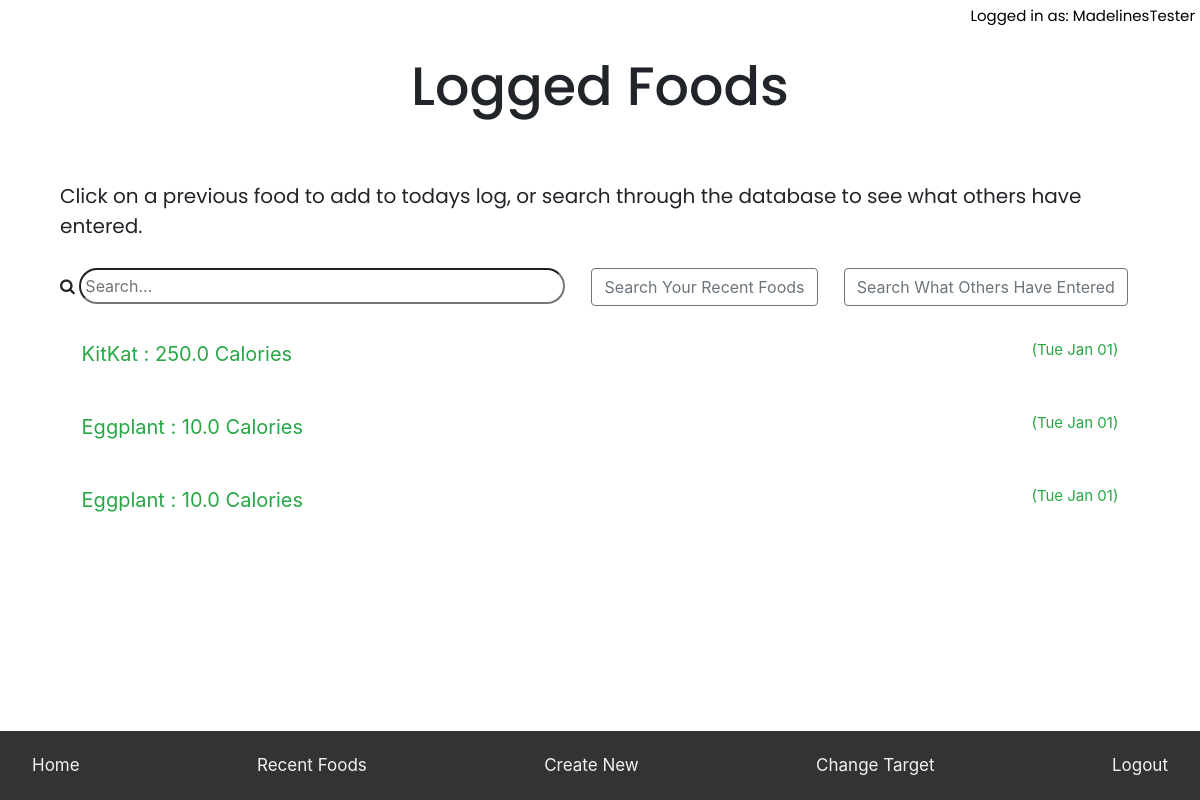
The app's page /meals (signed in), older data.
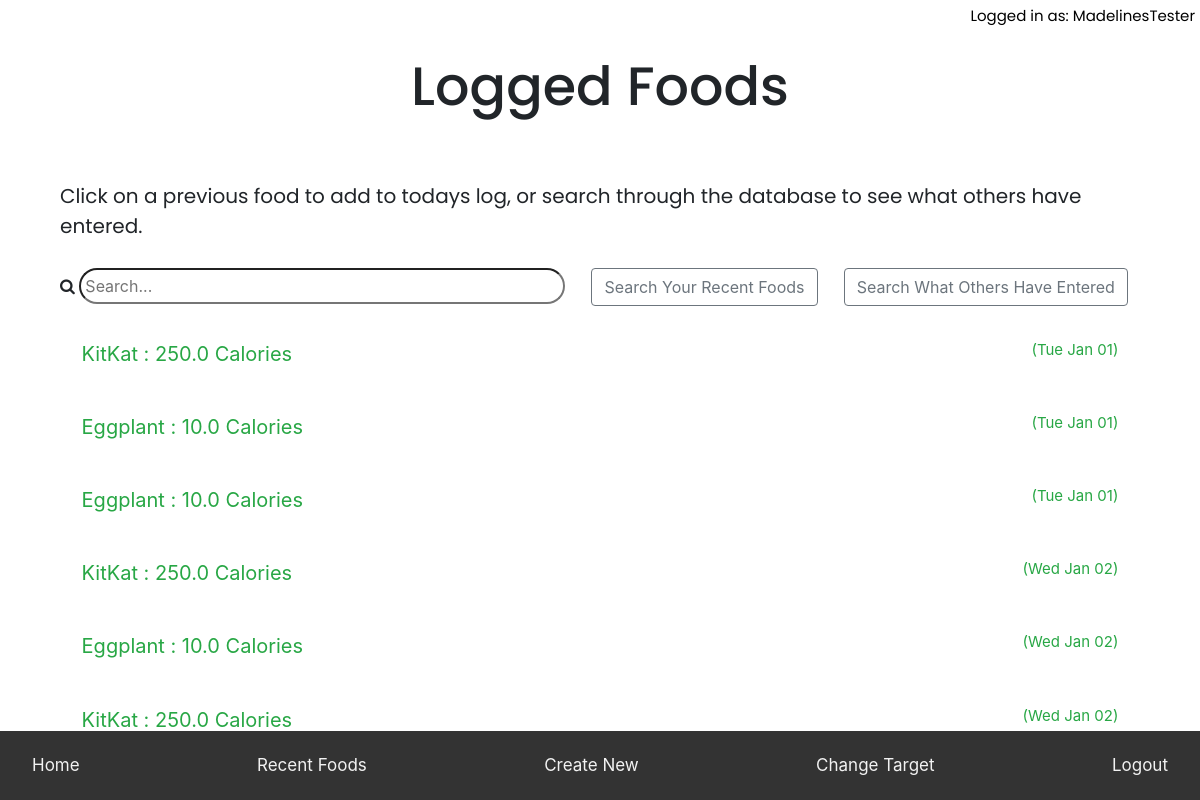
The same page, newer data.
### tracker/models.py (models this page shows, shortened)
class Meal(models.Model):
    userfk = models.ForeignKey(User, on_delete=models.CASCADE)
    name = models.CharField(max_length=15)
    kcal = models.FloatField()
    date = models.DateTimeField(default=datetime.now)

### tracker/views.py (the view)
# urls.py: path("meals", views.meals, name="meals"),
def meals(request):
    user = request.user
    meals = Meal.objects.filter(userfk=user).order_by('date')
    if request.method == "POST":
        search = request.POST["search"] == 'Search What Others Have Entered'
        meals = Meal.objects.filter(name__icontains=search)
    context = {
        'meals': meals,
        "user": request.user
    }
    return render(request, "tracker/meals.html", context)

### tracker/templates/tracker/meals.html (shortened to what this page needs)
{% extends "tracker/base.html" %}
{% block body %}
<h1>Logged Foods</h1>
<p> Click on a previous food to add to todays log, or search through the database to see what others have entered.</p>
<form action="{% url 'meals' %}" method="post">
    <i class="fa fa-search"></i>
    <input id='searchBox' name="search" type="text" placeholder="Search..." required>
    <input type="submit" name="search" class="btn btn-outline-secondary" value="Search Your Recent Foods">
    <input type="submit" name="search" class="btn btn-outline-secondary" value="Search What Others Have Entered">
</form>
{% if meals %}
{% for meal in meals %}
<form class='addFood' action="{% url 'add_food' %}" method="post">
    <div>
        <button type="submit" id="addFood" class="btn btn-outline-success btn-lg btn-block"
        value="{{ meal.name }} : {{ meal.kcal }} Calories">
        {{ meal.name }} : {{ meal.kcal }} Calories<span id="date">({{ meal.date|date:'D M d' }})</span></button>
    </div>
</form>
{% endfor %}
{% else %}
<p>There are no pre-created meals to show you.<a href="{% url 'create_meal' %}"> Create one? </a></p>
{% endif %}
{% endblock %}

### tracker/templates/tracker/base.html (shortened to what this page needs)
{% load static %}
<!DOCTYPE html>
<html>
<head>
    <link rel="stylesheet" href="https://maxcdn.bootstrapcdn.com/bootstrap/4.0.0/css/bootstrap.min.css">
    <link rel="stylesheet" href="https://cdnjs.cloudflare.com/ajax/libs/font-awesome/4.7.0/css/font-awesome.min.css">
    <link rel="stylesheet" href="{% static 'css/styles.css' %}">
</head>
<body class='body'>
    {% if user %}
           <p id='loggedInAs'> Logged in as: {{ user.username }}</p>
    {% endif %}
    <div class='bodyText' >
        {% block body %}
        {% endblock %}
    </div>
    <div class="navbar" id="NavbarID">
        <a href="{% url 'index' %}">Home</a>
        <a href="{% url 'meals' %}">Recent Foods</a>
        <a href="{% url 'create_meal' %}">Create New</a>
        <a href="{% url 'goal_change' %}">Change Target</a>
        {% if user.username != None %}
           <a href="{% url 'logout' %}">Logout</a>
        {% endif %}
    </div>
</body>
</html>

### tracker/static/css/styles.css (style rules this page uses)
.navbar { background-color: #333; overflow: hidden; position: fixed; bottom: 0%; width: 100%; }
.navbar a { display: inline-block; color: #f2f2f2; text-align: center; padding: 14px 16px; text-decoration: none; font-size: 17px; justify-content: space-evenly; }
.body { background-color: rgb(255, 255, 255); padding-bottom:10%; }
.bodyText { margin-left: 5%; margin-right: 5%; }
h1 { font-family: 'Poppins', sans-serif; font-size: 54px; text-align: center; padding: 5%; }
p,li { font-family: 'Poppins', sans-serif; font-size: 20px; }
input { margin: 1% }
#loggedInAs { padding:5px; color: black; position: fixed; text-align: right; top: 0; right: 0; background-color:rgb(255, 255, 255); font-size: 15px; }
#addFood { border: none; box-shadow: #333; margin: 0; padding: 2%; text-align: left; float: left; }
#date { float:right; font-size: 15px; }
#searchBox { width: 45%; border-radius: 50px; margin-left: 0; padding: 4px; }

Row changes from the older to the newer data that the page shows:
added Meal: name "KitKat", kcal "250.0", date "Wed Jan 02"
added Meal: name "Eggplant", kcal "10.0", date "Wed Jan 02"
added Meal: name "KitKat", kcal "250.0", date "Wed Jan 02"
